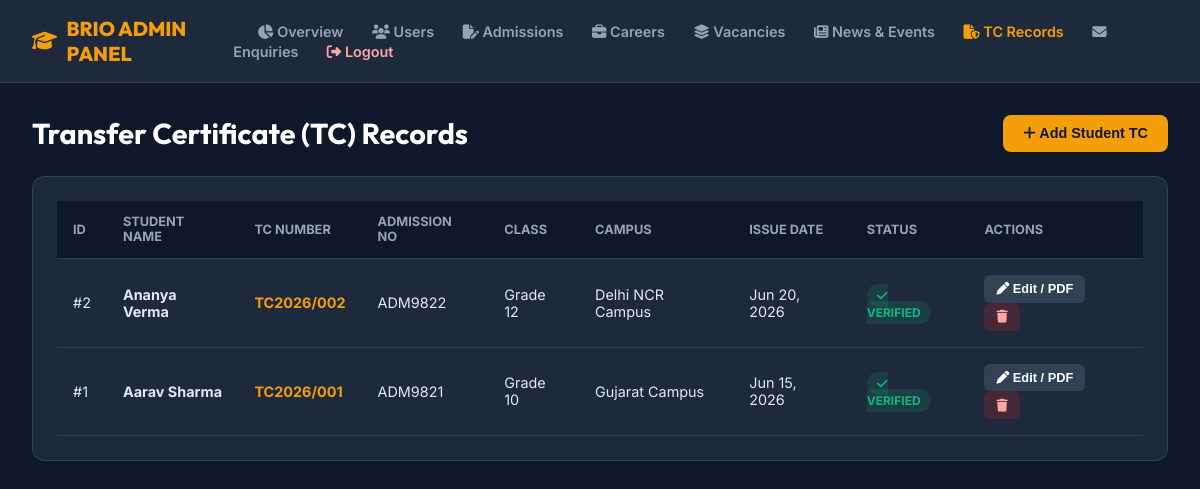
The app's page /admin/tc_manage.php (signed in) with its own data.
### tables this page shows
CREATE TABLE `transfer_certificates` (
  `id` INT AUTO_INCREMENT PRIMARY KEY,
  `student_name` VARCHAR(150) NOT NULL,
  `tc_number` VARCHAR(50) NOT NULL UNIQUE,
  `admission_no` VARCHAR(50) NOT NULL,
  `class_name` VARCHAR(50) NOT NULL,
  `issue_date` DATE NOT NULL,
  `campus` VARCHAR(100) DEFAULT 'Gujarat Campus',
  `verification_status` ENUM('verified', 'pending', 'revoked') DEFAULT 'verified',
  `pdf_filename` VARCHAR(255) NOT NULL,
  `created_at` TIMESTAMP DEFAULT CURRENT_TIMESTAMP,
  `updated_at` TIMESTAMP DEFAULT CURRENT_TIMESTAMP ON UPDATE CURRENT_TIMESTAMP
);

### admin/tc_manage.php (the view, shortened to what this page needs)
<?php
$db = getCoreDB();
$tcList = [];
try {
    if ($db) {
        $stmt = $db->prepare("SELECT * FROM transfer_certificates ORDER BY id DESC");
        $stmt->execute();
        $tcList = $stmt->fetchAll() ?: [];
    }
} catch (Exception $e) {}
?>
<!DOCTYPE html>
<html lang="en">
<head>
  <link rel="stylesheet" href="https://cdnjs.cloudflare.com/ajax/libs/font-awesome/6.4.0/css/all.min.css">
</head>
<body>
  <header>
    <a href="index.php" class="brand"><i class="fa-solid fa-graduation-cap"></i> BRIO ADMIN PANEL</a>
    <div class="nav-links">
      <a href="index.php"><i class="fa-solid fa-chart-pie"></i> Overview</a>
      <a href="users.php"><i class="fa-solid fa-users"></i> Users</a>
      <a href="admissions.php"><i class="fa-solid fa-file-pen"></i> Admissions</a>
      <a href="careers.php"><i class="fa-solid fa-briefcase"></i> Careers</a>
      <a href="vacancies.php"><i class="fa-solid fa-layer-group"></i> Vacancies</a>
      <a href="news.php"><i class="fa-solid fa-newspaper"></i> News &amp; Events</a>
      <a href="tc_manage.php" class="active"><i class="fa-solid fa-file-shield"></i> TC Records</a>
      <a href="enquiries.php"><i class="fa-solid fa-envelope"></i> Enquiries</a>
      <a href="logout.php" style="color: #FCA5A5;"><i class="fa-solid fa-right-from-bracket"></i> Logout</a>
    </div>
  </header>
  <div class="container">
    <div class="header-bar">
      <h1 style="font-family: 'Outfit', sans-serif; font-size: 1.8rem; color: white;">
        Transfer Certificate (TC) Records
      </h1>
      <button onclick="openModal('createModal')" class="btn-add"><i class="fa-solid fa-plus"></i> Add Student TC</button>
    </div>
    <div class="card">
      <table>
        <thead>
          <tr>
            <th>ID</th>
            <th>Student Name</th>
            <th>TC Number</th>
            <th>Admission No</th>
            <th>Class</th>
            <th>Campus</th>
            <th>Issue Date</th>
            <th>Status</th>
            <th>Actions</th>
          </tr>
        </thead>
        <tbody>
          <?php foreach ($tcList as $tc): ?>
            <tr>
              <td>#<?= $tc['id'] ?></td>
              <td><strong><?= htmlspecialchars($tc['student_name'] ?? '') ?></strong></td>
              <td><span style="color: #F59E0B; font-weight: 700;"><?= htmlspecialchars($tc['tc_number'] ?? '') ?></span></td>
              <td><?= htmlspecialchars($tc['admission_no'] ?? '') ?></td>
              <td><?= htmlspecialchars($tc['class_name'] ?? '') ?></td>
              <td><?= htmlspecialchars($tc['campus'] ?? 'Gujarat Campus') ?></td>
              <td><?= date('M d, Y', strtotime($tc['issue_date'] ?? 'now')) ?></td>
              <td>
                <?php if (($tc['verification_status'] ?? '') === 'verified'): ?>
                  <span class="badge-verified"><i class="fa-solid fa-check"></i> Verified</span>
                <?php else: ?>
                  <span class="badge-revoked"><i class="fa-solid fa-ban"></i> <?= htmlspecialchars($tc['verification_status'] ?? 'Pending') ?></span>
                <?php endif; ?>
              </td>
              <td>
                <button class="action-btn" onclick='editTC(<?= json_encode($tc) ?>)'><i class="fa-solid fa-pen"></i> Edit / PDF</button>
                <form method="POST" action="tc_manage.php" style="display:inline;" onsubmit="return confirm('Delete this Transfer Certificate record?');">
                  <button type="submit" class="action-btn delete"><i class="fa-solid fa-trash"></i></button>
                </form>
              </td>
            </tr>
          <?php endforeach; ?>
        </tbody>
      </table>
    </div>
  </div>
</body>
</html>

### admin/tc_manage.php (style rules this page uses)
* { box-sizing: border-box; margin: 0; padding: 0; }
body { font-family: 'Inter', sans-serif; background: #0F172A; color: #F8FAFC; min-height: 100vh; }
header { background: #1E293B; border-bottom: 1px solid #334155; padding: 1rem 2rem; display: flex; align-items: center; justify-content: space-between; }
.brand { font-family: 'Outfit', sans-serif; font-size: 1.25rem; font-weight: 800; color: #F59E0B; text-decoration: none; display: flex; align-items: center; gap: 0.6rem; }
.nav-links a { color: #94A3B8; text-decoration: none; margin-left: 1.5rem; font-size: 0.9rem; font-weight: 600; transition: color 0.2s; }
.nav-links a:hover, .nav-links a.active { color: #F59E0B; }
.container { padding: 2rem; max-width: 1200px; margin: 0 auto; width: 100%; }
.header-bar { display: flex; align-items: center; justify-content: space-between; margin-bottom: 1.5rem; }
.btn-add { background: #F59E0B; color: #0F172A; padding: 0.65rem 1.25rem; border-radius: 8px; font-weight: 700; border: none; cursor: pointer; text-decoration: none; font-size: 0.9rem; }
.card { background: #1E293B; border: 1px solid #334155; border-radius: 12px; padding: 1.5rem; }
table { width: 100%; border-collapse: collapse; text-align: left; }
th { background: #0F172A; color: #94A3B8; padding: 0.85rem 1rem; font-size: 0.8rem; text-transform: uppercase; font-weight: 700; border-bottom: 1px solid #334155; }
td { padding: 1rem; border-bottom: 1px solid #334155; font-size: 0.9rem; color: #E2E8F0; vertical-align: middle; }
.badge-verified { background: rgba(16,185,129,0.15); color: #10B981; padding: 0.25rem 0.65rem; border-radius: 20px; font-size: 0.75rem; font-weight: 700; text-transform: uppercase; }
.action-btn { background: #334155; color: white; border: none; padding: 0.4rem 0.75rem; border-radius: 6px; font-size: 0.8rem; font-weight: 600; cursor: pointer; margin-right: 0.35rem; }
.action-btn.delete { background: rgba(220,38,38,0.2); color: #FCA5A5; }

### records on screen
transfer_certificates: id "2", student_name "Ananya Verma", tc_number "TC2026/002", admission_no "ADM9822", class_name "Grade 12", campus "Delhi NCR Campus", issue_date "Jun 20, 2026", verification_status "verified" (drawn)
transfer_certificates: id "1", student_name "Aarav Sharma", tc_number "TC2026/001", admission_no "ADM9821", class_name "Grade 10", campus "Gujarat Campus", issue_date "Jun 15, 2026", verification_status "verified" (drawn)
